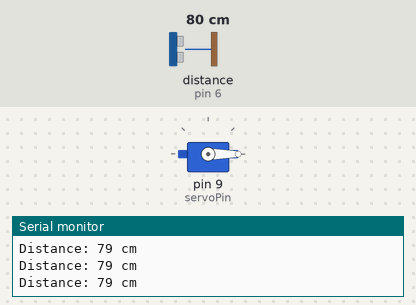
The sketch below on a simulated Arduino Uno, built with avr-gcc and run on an emulated ATmega328P. Parts: servo, the last lines printed to the serial monitor. Wiring (inferred from the names in the program): ultrasonic range finder: trigger pin 7; echo pin 6. The inputs (shaded band) are chosen by the test bench; at power-on: distance to the obstacle (sensor on pin 6) 80 cm. The echo pulse lasts 58.3 µs per cm.

Above: at 1.2 s.
1.3 s: distance to the obstacle (sensor on pin 6) set to 24 cm
2.8 s: distance to the obstacle (sensor on pin 6) set to 18 cm
At 3.6 s:
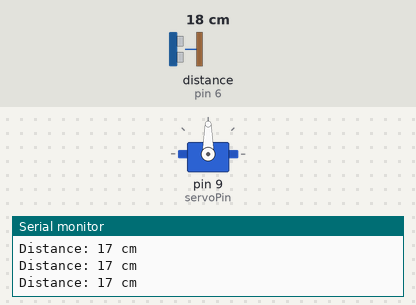
Timing chart, 0 to 13.3 s (numbered marks = the images above; inputs shaded):
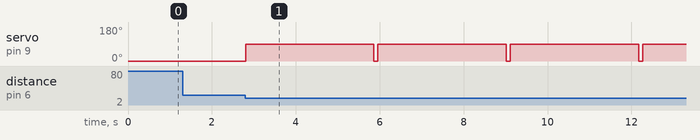

Measured:
- the behaviour switches between 22 and 21 cm on distance to the obstacle (sensor on pin 6) (found by bisection; images 0 and 1)
- after the input at 2.8 s, servo on pin 9 (servoPin): alternates 90° for 3.1 s and 0° for 0.10 s, starting at once

The sketch:

code.ino
```cpp
#include <Servo.h>

// Pin assignments
const int trigPin = 7;
const int echoPin = 6;
const int servoPin = 9;

Servo doorServo;

long duration;
int distance;

bool doorOpen = false;
unsigned long lastOpenTime = 0;
const unsigned long openDuration = 3000; // Time to keep door open (ms)

void setup() {
  pinMode(trigPin, OUTPUT);
  pinMode(echoPin, INPUT);
  doorServo.attach(servoPin);
  doorServo.write(0); // Door closed initially
  Serial.begin(9600);
}

void loop() {
  // Send ultrasonic pulse
  digitalWrite(trigPin, LOW);
  delayMicroseconds(2);
  digitalWrite(trigPin, HIGH);
  delayMicroseconds(10);
  digitalWrite(trigPin, LOW);

  // Measure distance
  duration = pulseIn(echoPin, HIGH);
  distance = duration * 0.034 / 2;

  Serial.print("Distance: ");
  Serial.print(distance);
  Serial.println(" cm");

  // Check if person is within range and door is closed
  if (distance > 0 && distance <= 20 && !doorOpen) {
    doorServo.write(90); // Open door
    doorOpen = true;
    lastOpenTime = millis();
    Serial.println("DOOR IS OPENED!");
  }

  // Close door after openDuration
  if (doorOpen && millis() - lastOpenTime >= openDuration) {
    doorServo.write(0); // Close door
    doorOpen = false;
    Serial.println("DOOR IS CLOSED!");
  }

  delay(100); // Short delay for stability
}
```
